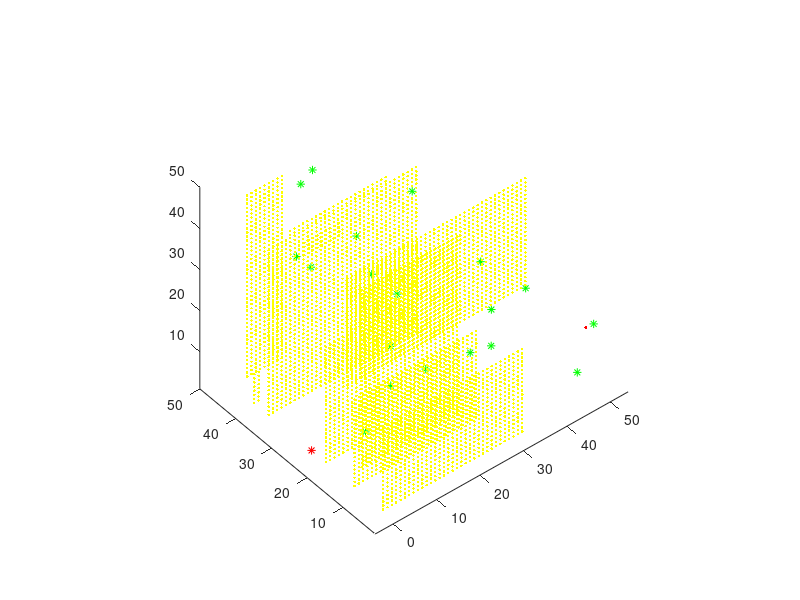
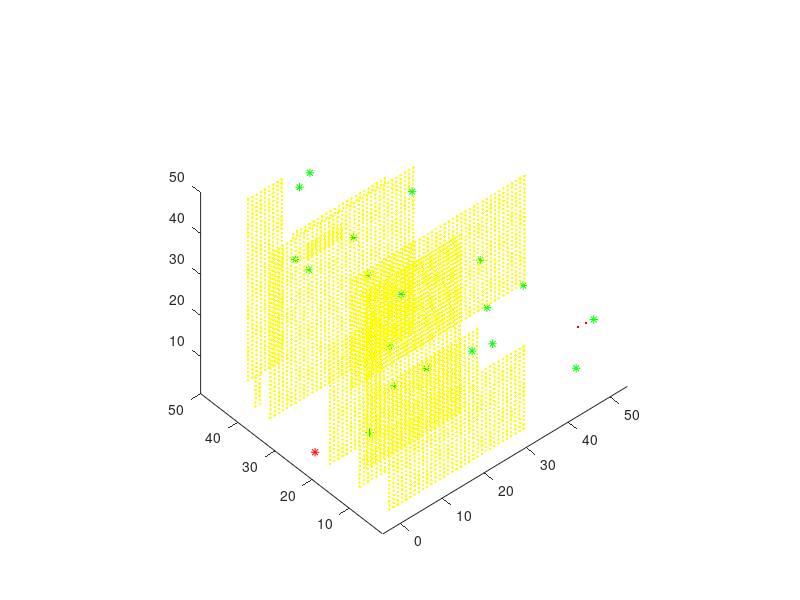
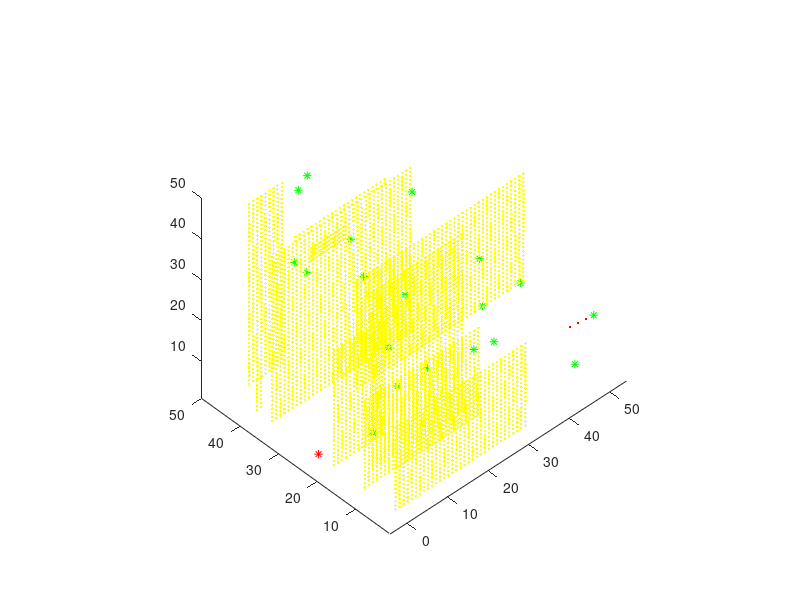
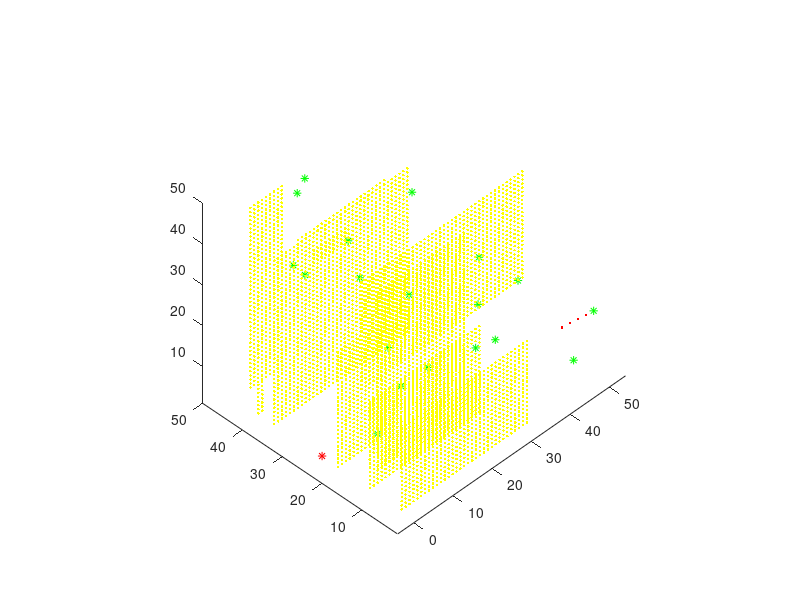

The MATLAB source for these figures, in order: (Note: a time limit stopped this script after it produced the figures.)
function exploreWaterpump3D()
close all;

takemovie=true;
animate=false;
numdests=20;

matsize=50; %50 is good
table=zeros([matsize,matsize,matsize]);
numofits=10000;

% startN=round(rand(1,2)*matsize);
startN=[1,matsize/2,1];
endN=[ceil(rand(numdests-1,3)*matsize)];

%make sure they are different and not zero
% while startN(1)==0 || startN(2)==0 || startN(3)==0 ; startN=round(rand(1,3)*matsize); end
% while (endN(1)==startN(1) && endN(2)==startN(2) && endN(3)==startN(3)) || endN(1)==0 || endN(2)==0 ||endN(3)==0 ;  endN=round(rand(1,3)*matsize); end

%% Make obstacles
obstacles=[];

%spiral
% obdensity=8;
% t = 0:0.1:obdensity*matsize; obstacles=unique(round([([t .* cos(t)]'+obdensity*matsize)./obdensity, ([t .* sin(t)]'+obdensity*matsize)./obdensity]),'rows');

%random stalagmite & stalactite like obstacles
for i=1:4:matsize
    if rand>0.5
        barlength=round(rand*matsize);while barlength==matsize; round(rand*matsize);end
        current_z=1;
        while rand>0.05
            obstacles=[obstacles;[[1:matsize-barlength]',i*ones([matsize-barlength,1]),current_z*ones([matsize-barlength,1])]];
            current_z=current_z+1;
        end
    end
end

for i=3:4:matsize
    if rand>0.5
        barlength=round(rand*matsize);while barlength==matsize; round(rand*matsize);end
        current_z=0;
        while rand>0.05
            obstacles=[obstacles;[[barlength+1:matsize+1]',i*ones([matsize-barlength+1,1]),current_z*ones([matsize-barlength+1,1])]];
            current_z=current_z+1;
        end       
    end
end

% random dust
% obstacles=[obstacles;round(rand(matsize^2,3)*matsize)];

if ~isempty(find(obstacles(:,1)==startN(1) & obstacles(:,2)==startN(2) & obstacles(:,3)==startN(3) ,1))
    badnode=find(obstacles(:,1)==startN(1) & obstacles(:,2)==startN(2) & obstacles(:,3)==startN(3));
    obstacles=obstacles([1:badnode-1,badnode+1:end],:);
end
if ~isempty(find(obstacles(:,1)==endN(1) & obstacles(:,2)==endN(2) & obstacles(:,3)==endN(3),1))
    badnode=find(obstacles(:,1)==endN(1) & obstacles(:,2)==endN(2) & obstacles(:,3)==endN(3));
    obstacles=obstacles([1:badnode-1,badnode+1:end],:);
end
%get rid of zeros
obstacles=obstacles(obstacles(:,1)>0 & obstacles(:,2)>0 & obstacles(:,3)>0 &...
                    obstacles(:,1)<=matsize & obstacles(:,2)<=matsize & obstacles(:,3)<=matsize,:);
% plot(obstacles(:,1),obstacles(:,2),'r.');

%set start to be 1
table(startN(1),startN(2),startN(3))=1;

%% Realise water from start
tic
for i=1:numofits;
    a=[];b=[];c=[];
    totalsize=length(find(table==1));
    for cCount=1:matsize
        if size(a,1)==totalsize;break;end
        [atemp,btemp]=find(table(:,:,cCount)==1);
        ctemp=cCount*ones([size(atemp,1),1]);
        a=[a;atemp];
        b=[b;btemp];
        c=[c;ctemp];
    end
    
    
%    if there are none ==1 then we have explored as much as possible
    if isempty(a);  
        display('No path possible');break; 
    end
    %set to update the surrounding cells
    toupdate=[a-1,b-1,c-1;a-1,b,c-1;a-1,b+1,c-1;
              a,b-1,c-1;a,b,c-1;a,b+1,c-1;
              a+1,b-1,c-1;a+1,b,c-1;a+1,b+1,c-1;
              
              a-1,b-1,c;a-1,b,c;a-1,b+1,c;
              a,b-1,c;a,b,c;a,b+1,c;
              a+1,b-1,c;a+1,b,c;a+1,b+1,c;
              
              a-1,b-1,c+1;a-1,b,c+1;a-1,b+1,c+1;
              a,b-1,c+1;a,b,c+1;a,b+1,c+1;
              a+1,b-1,c+1;a+1,b,c+1;a+1,b+1,c+1];
          
          toupdate=toupdate(toupdate(:,1)>0 & toupdate(:,1)<matsize+1,:);
          toupdate=toupdate(toupdate(:,2)>0 & toupdate(:,2)<matsize+1,:);
          toupdate=toupdate(toupdate(:,3)>0 & toupdate(:,3)<matsize+1,:);
          
    %find all other cells which are greater than 0
%     [c,d]=find(table>1);
    [a2,b2,c2]=find(table>1);
    
    %put together into a single index and only use unique
    singleindex=unique([(toupdate(:,3)-1)*matsize^2+(toupdate(:,2)-1)*matsize+toupdate(:,1);...
                        (c2-1)*matsize^2+(b2-1)*matsize+a2]);
    %only update each cell once         
    %toupdate=unique([toupdate;[c,d]],'rows');
    
    table(singleindex)=table(singleindex)+1;
    
    %remove obstacles (set to 0)
    table((obstacles(:,3)-1)*matsize^2+(obstacles(:,2)-1)*matsize+obstacles(:,1))=0;
    
    %if we have got to the destination then break - a path is possible
    if isempty(find(table((endN(:,3)-1)*matsize^2+(endN(:,2)-1)*matsize+endN(:,1))==0,1)); break; end
    %draw every now and again
    if  animate==true && rand>1 %0.95 
        Xtoplot=1:matsize;
        Ytoplot=1:matsize;
        Ztoplot=1:matsize;
        toplot=[];plotcolor=[];
        for x=Xtoplot
            for y=Ytoplot
                toplot=[toplot;x*ones([matsize,1]),y*ones([matsize,1]),Ztoplot'];
                plotcolor=[plotcolor;squeeze(table(x,y,:))];
            end
        end
        plotcolor=plotcolor./max(plotcolor);
        scatter3(toplot(:,1),toplot(:,2),toplot(:,3),plotcolor','marker','*');
        drawnow
    end

end
toc
% keyboard
%% Go from destination to source (ANIMATE)

%if there is a way to get to the start
if ~isempty(find(table((endN(:,3)-1)*matsize^2+(endN(:,2)-1)*matsize+endN(:,1))>0,1))
    %plot start and finish
    hold on;
    plot3(startN(3),startN(2),startN(1),'r*')
    plot3(endN(:,3),endN(:,2),endN(:,1),'g*')
    plot3(obstacles(:,3),obstacles(:,2),obstacles(:,1),'y.')
    scrsz = get(0,'ScreenSize');
    set(gcf,'Position',[1 scrsz(2) scrsz(3) scrsz(4)])
    axis equal;view(3);rotate3d

    goalsfound=find(table((endN(:,3)-1)*matsize^2+(endN(:,2)-1)*matsize+endN(:,1))>0)';
    for i=1:size(goalsfound,2)
        %work backwards from the finish
        pathval(i).val=[endN(goalsfound(i),1),endN(goalsfound(i),2),endN(goalsfound(i),3)];
        maxval=0;
        % while the first step of the path is not at the start work backwards
        while pathval(i).val(1,1)~=startN(1) || pathval(i).val(1,2)~=startN(2) || pathval(i).val(1,3)~=startN(3)
            a=pathval(i).val(1,1);b=pathval(i).val(1,2);c=pathval(i).val(1,3);

            %find the next (actally previous) node
            nextnode=[a-1,b-1,c-1;a-1,b,c-1;a-1,b+1,c-1;
                      a,b-1,c-1;a,b,c-1;a,b+1,c-1;
                      a+1,b-1,c-1;a+1,b,c-1;a+1,b+1,c-1;

                      a-1,b-1,c;a-1,b,c;a-1,b+1,c;
                      a,b-1,c;a,b,c;a,b+1,c;
                      a+1,b-1,c;a+1,b,c;a+1,b+1,c;

                      a-1,b-1,c+1;a-1,b,c+1;a-1,b+1,c+1;
                      a,b-1,c+1;a,b,c+1;a,b+1,c+1;
                      a+1,b-1,c+1;a+1,b,c+1;a+1,b+1,c+1];
              
            nextnode=nextnode(nextnode(:,1)>0 & nextnode(:,1)<=matsize,:);
            nextnode=nextnode(nextnode(:,2)>0 & nextnode(:,2)<=matsize,:); 
            nextnode=nextnode(nextnode(:,3)>0 & nextnode(:,3)<=matsize,:); 
            %go through possible nextnodes and find the highest or the closest
            %if they are the same value
            index=1;updated=false;
            for j=1:size(nextnode,1)
                if table(nextnode(j,1),nextnode(j,2),nextnode(j,3))>maxval 
                    index=j;maxval=table(nextnode(j,1),nextnode(j,2),nextnode(j,3));
                    updated=true;
                elseif table(nextnode(j,1),nextnode(j,2),nextnode(j,3))==maxval &&...
                        ((startN(1)-nextnode(j,1))^2+(startN(2)-nextnode(j,2))^2+(startN(3)-nextnode(j,3))^2)<=...
                        ((startN(1)-nextnode(index,1))^2+(startN(2)-nextnode(index,2))^2)+(startN(3)-nextnode(index,3))^2
                    index=j;maxval=table(nextnode(j,1),nextnode(j,2),nextnode(j,3));
                    updated=true;
                end
            end
            %if there is no higher than the current pick a random one
            %(SHOULDN'T BE NEEDED)
%             if updated==false
%                 index=floor(rand*size(nextnode,1)+1);
%                 table(nextnode(index,1),nextnode(index,2));
%                 while table(nextnode(index,1),nextnode(index,2))==0;index=floor(rand*size(nextnode,1)+1);end
%             end

            pathval(i).val=[nextnode(index,:);pathval(i).val];

            %plot the pathval        
            if animate
                plot3(nextnode(index,3),nextnode(index,2),nextnode(index,1),'r.');
                drawnow;pause(0.05);
            end
            if takemovie
                sizeofthispath=size(pathval(i).val,1)-1;
                plot3(nextnode(index,3),nextnode(index,2),nextnode(index,1),'r.');
                [az,el] = view ;
                view([az-2,38+5*i]);
                drawnow; 
                saveas(gcf,['3Dmovie_i',num2str(i),'_index',num2str(100+sizeofthispath),'.png']);
%                 if isempty(F)
%                     F=getframe; 
%                 else
%                     F(end+1)=getframe;                     
%                 end
            end

        end
        plot3(pathval(i).val(:,3),pathval(i).val(:,2),pathval(i).val(:,1),'r');
        saveas(gcf,['3Dmovie_i',num2str(i),'_index',num2str(100+sizeofthispath+1),'.png']);
    end   
    %show the path lines
    
    %show pathval at end
    if ~animate
        hold on
        for i=1:1:size(pathval,2)
            plot3(pathval(i).val(:,3),pathval(i).val(:,2),pathval(i).val(:,1),'r.');            
        end
    end
end

% if takemovie
%    keyboard
%    movie(F);
%    movie2avi(F,'3Dwavefrontmoveie.avi','compression','Cinepak','fps',30,'quality',100)
% end


%% collsion checker
function [results]=checkcollision(J1,J2,J3)
keyboard
global workspace
newQ=[J1,J2,J3,0,0,0];

indexed_knowncoords=round(setdiff(workspace.knowncoords(GetImpLevInfo(workspace.knowncoords),:),workspace.indexedobsticles,'rows')/workspace.inc_size);
%this makes the check for a collision quicker
obsticle_points=workspace.indexedobsticles(GetImpLevInfo(workspace.indexedobsticles),:);
all_possible=round(workspace.unknowncoords(workspace.lev1unknown   ,:)/workspace.inc_size);
[nothing,index]=setdiff(all_possible,[indexed_knowncoords;obsticle_points],'rows');
unknown_points=workspace.unknowncoords(workspace.lev1unknown(index),:);

result=check_path_for_col(newQ,obsticle_points,unknown_points);
